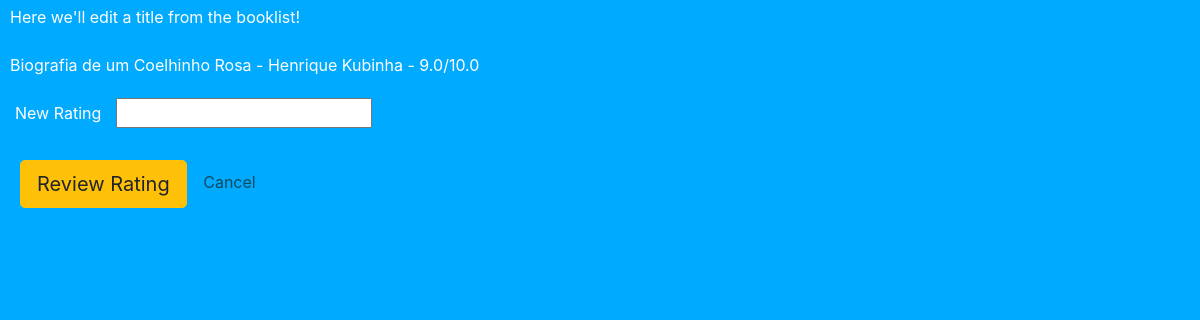
The app's page /edit/5, older data.
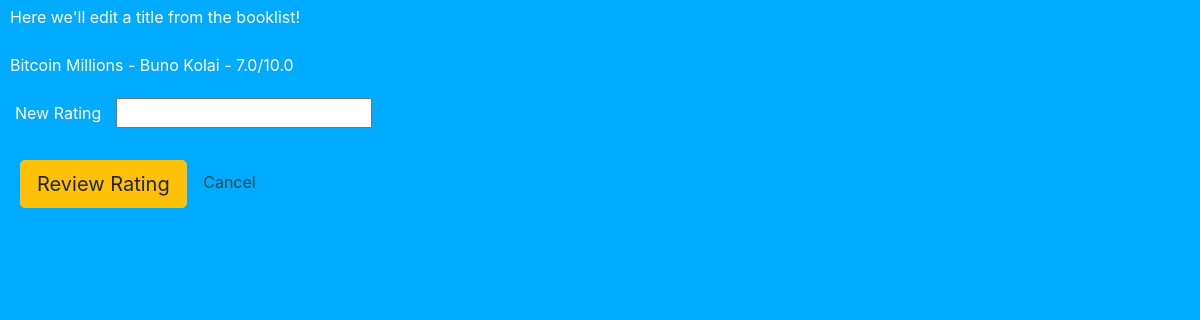
The same page, newer data.
### main.py (models this page shows)
class Book(db.Model):
    bookid = db.Column(db.Integer, primary_key=True)
    title = db.Column(db.String(250), unique=True, nullable=False)
    author = db.Column(db.String(250), nullable=False)
    review = db.Column(db.Float, nullable=False)

### main.py (the view, shortened to what this page needs)
@app.route('/edit/<link_id>', methods=["GET", "POST"])
def edit(link_id):
    books = query_books()
    selected_book = find_book(books, link_id)
    if request.method == "GET":
        return render_template("edit.html", book=selected_book)

### main.py (called while the page is built)
def query_books():
    all_books = []
    books = db.session.query(Book).all()
    for book in books:
        book_info = {
            "bookid": book.bookid,
            "title": book.title,
            "author": book.author,
            "rating": book.review,
        }
        all_books.append(book_info)
    return all_books

def find_book(books, link_id):
    for book in books:
        print(books)
        print(link_id)
        if book['bookid'] == int(link_id):
            selected_book = book
            print(selected_book['title'])
            return selected_book
    return "Book not found"

### templates/edit.html (shortened to what this page needs)
<!DOCTYPE html>
<html lang="en">
<head>
    <link rel="stylesheet"
          href="https://cdn.jsdelivr.net/npm/bootstrap@4.3.1/dist/css/bootstrap.min.css"
>
    <link rel="stylesheet" href="/static/style.css">
</head>
<body>
    <p>Here we'll edit a title from the booklist!</p>
    <p class="bookinfo">{{ book["title"] }} - {{ book["author"] }} - {{ book["rating"] }}/10.0</p>
        <form action="" method="POST">
        <label>New Rating</label>
        <input type="text" name="rating">
        <br>
        <br>
        <button type="submit" class="btn btn-warning btn-lg">Review Rating</button>
        <a href="/">Cancel</a>
        </form>
</body>
</html>

Row changes from the older to the newer data that the page shows:
changed Book: title "Biografia de um Coelhinho Rosa" → "Bitcoin Millions"; author "Henrique Kubinha" → "Buno Kolai"; rating "9.0" → "7.0"
